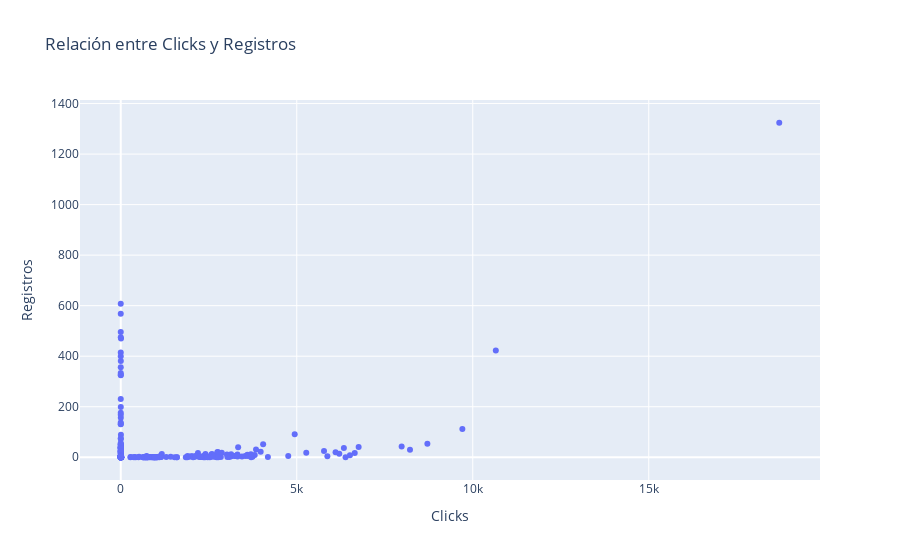
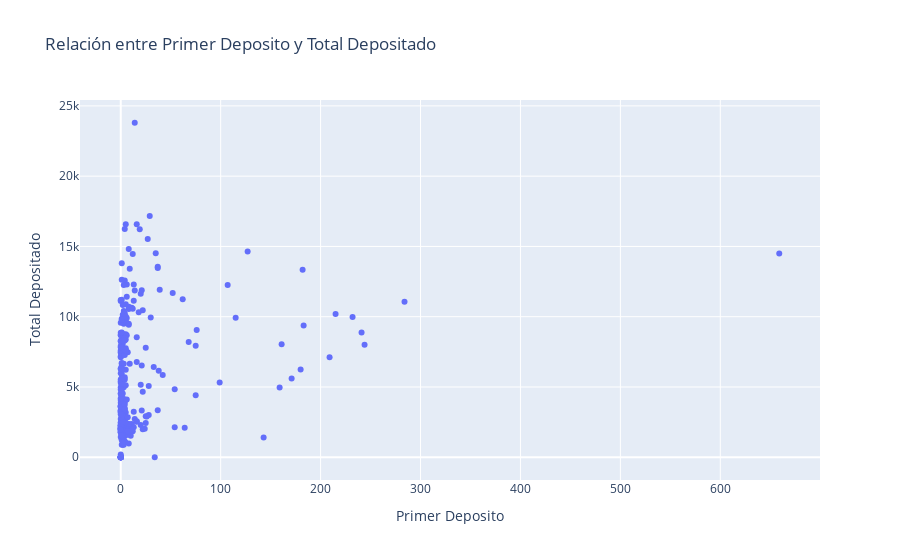
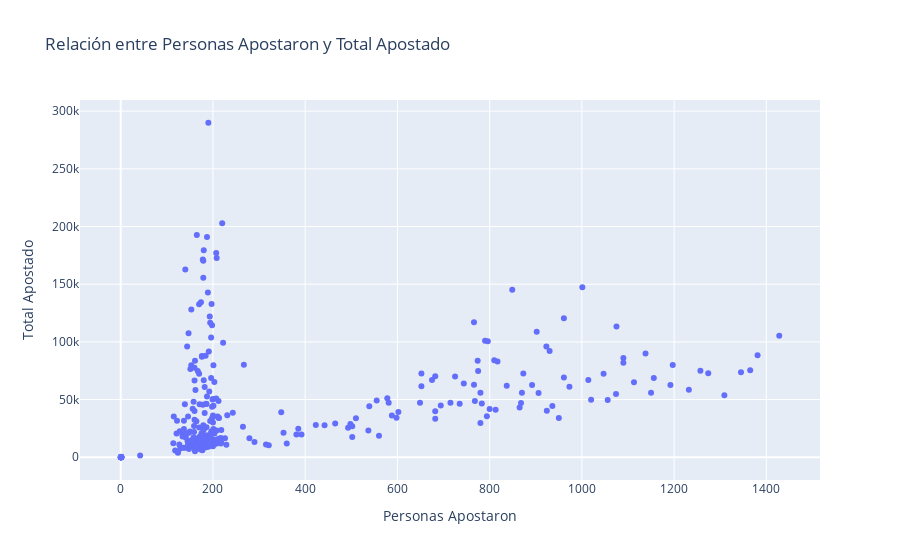

The cell these charts' notebook holds for them, in order:
### Markdown cell above
El análisis visual del comportamiento temporal del `Net Revenue` evidencia una marcada diferencia entre los años 2022 y 2023. Mientras que en 2022 la actividad fue limitada y relativamente estable, en 2023 se observa una dinámica significativamente más activa, caracterizada por una alta volatilidad diaria con picos que superan los 20 mil dólares y caídas igualmente pronunciadas. Esta variabilidad sugiere la posible influencia de eventos específicos, campañas promocionales o comportamientos intensivos de usuarios. Por su parte, el análisis estacional mensual a través de boxplots revela que los ingresos netos en 2023 no solo varían entre meses, sino también dentro de cada mes, siendo marzo, abril y mayo los más volátiles y con mayor presencia de valores atípicos. Esta dispersión mensual confirma la necesidad de incorporar componentes estacionales y mecanismos de suavizamiento al momento de construir modelos de proyección, ya que el ingreso neto de la plataforma no responde a una evolución lineal, sino a patrones complejos influenciados por factores temporales y operativos.

### Code cell
# Correlaciones focalizadas
correlacion_simple(df, 'Clicks', 'Registros')
correlacion_simple(df, 'Primer Deposito', 'Total Depositado')
correlacion_simple(df, 'Personas Apostaron', 'Total Apostado')
correlacion_simple(df, 'Total Apostado', 'Net Revenue')

# Matriz global de correlación
matriz_correlacion_plotly(df)

### Figure 1 — Plotly figure (JSON) as saved in the notebook; plotly's stock layout.template omitted (floating-point values rounded to 4 significant figures; data arrays with more than 128 entries replaced by an {"elided": "..."} marker saying what was removed)
{"data": [{"hovertemplate": "Clicks=%{x}<br>Registros=%{y}<extra></extra>", "legendgroup": "", "marker": {"color": "#636efa", "symbol": "circle"}, "mode": "markers", "name": "", "orientation": "v", "showlegend": false, "type": "scatter", "x": {"elided": "323 int values"}, "xaxis": "x", "y": {"elided": "323 int values"}, "yaxis": "y"}], "layout": {"legend": {"tracegroupgap": 0}, "title": {"text": "Relación entre Clicks y Registros "}, "xaxis": {"anchor": "y", "domain": [0, 1], "title": {"text": "Clicks"}}, "yaxis": {"anchor": "x", "domain": [0, 1], "title": {"text": "Registros"}}}}

### Figure 2 — Plotly figure (JSON) as saved in the notebook; plotly's stock layout.template omitted (floating-point values rounded to 4 significant figures; data arrays with more than 128 entries replaced by an {"elided": "..."} marker saying what was removed)
{"data": [{"hovertemplate": "Primer Deposito=%{x}<br>Total Depositado=%{y}<extra></extra>", "legendgroup": "", "marker": {"color": "#636efa", "symbol": "circle"}, "mode": "markers", "name": "", "orientation": "v", "showlegend": false, "type": "scatter", "x": {"elided": "323 int values"}, "xaxis": "x", "y": {"elided": "323 float values"}, "yaxis": "y"}], "layout": {"legend": {"tracegroupgap": 0}, "title": {"text": "Relación entre Primer Deposito y Total Depositado "}, "xaxis": {"anchor": "y", "domain": [0, 1], "title": {"text": "Primer Deposito"}}, "yaxis": {"anchor": "x", "domain": [0, 1], "title": {"text": "Total Depositado"}}}}

### Figure 3 — Plotly figure (JSON) as saved in the notebook; plotly's stock layout.template omitted (floating-point values rounded to 4 significant figures; data arrays with more than 128 entries replaced by an {"elided": "..."} marker saying what was removed)
{"data": [{"hovertemplate": "Personas Apostaron=%{x}<br>Total Apostado=%{y}<extra></extra>", "legendgroup": "", "marker": {"color": "#636efa", "symbol": "circle"}, "mode": "markers", "name": "", "orientation": "v", "showlegend": false, "type": "scatter", "x": {"elided": "323 int values"}, "xaxis": "x", "y": {"elided": "323 float values"}, "yaxis": "y"}], "layout": {"legend": {"tracegroupgap": 0}, "title": {"text": "Relación entre Personas Apostaron y Total Apostado "}, "xaxis": {"anchor": "y", "domain": [0, 1], "title": {"text": "Personas Apostaron"}}, "yaxis": {"anchor": "x", "domain": [0, 1], "title": {"text": "Total Apostado"}}}}
